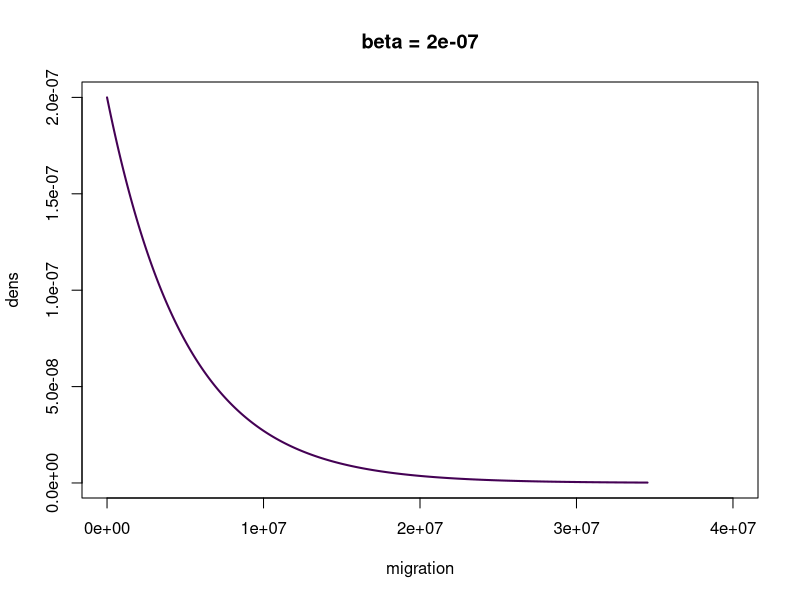

The R source for this figure:
### R script to define gamma-distributed priors for the migration rate parameters in G-PhoCS analyses.
### By Ivan Prates, June 2018.
### Smithsonian National Museum of Natural History, Washington DC, USA.

# Assuming that
u = 2.42*10^-9 #

# G-PhoCS estimates m, given by:
# m = M/u

# So, given m equals:
m = 20

# To estimate M: 
M = m*u
M # (proportion of ind. in pop. 1 that arose from migration from pop. 2 per generation)

# m for different M
M = 1/100
M = 1/1000
M = 1/1000000
m = M/u
m # from 413 to 4.13M

m = 5000000
M = m*u
M

# For migration, implement gamma parameters as:
shape = c(1)
rate = c(0.0000002)
mean = shape/rate
mean

scale = 1/rate
scale

variance = shape/rate*rate
variance
# Plot:

library(viridis)
par(mfrow = c(length(rate), 1)) # number of plot rows = number of rate values
for (j in 1:length(rate)) {
  for (i in 1:length(shape)) { # shapes go together, so in inside loop
    x.max = qgamma(0.999, shape=shape[i], rate=rate[j])
    x = seq(from=0, to=x.max, by=x.max/1000)
    dens = dgamma(x, shape=shape[i], rate=rate[j])
    palette = viridis(n = length(shape))
    plot(x, dens, type='l', xlim = c(0.0,40000000), col=palette[i], lwd = 2, xlab = "migration")
    title(paste("beta =", rate[j])) # titles for each plot
    legend(x = 10, y = 10 - 1*i, paste("alpha =", shape[i]), text.col=palette[i], bg = "transparent", bty = "n") # settings and position of legend
    par(new = T) # plot in same graph
  }
  par(new = F) # to stop plotting on top
}
par(new = F) # to stop plotting on top
